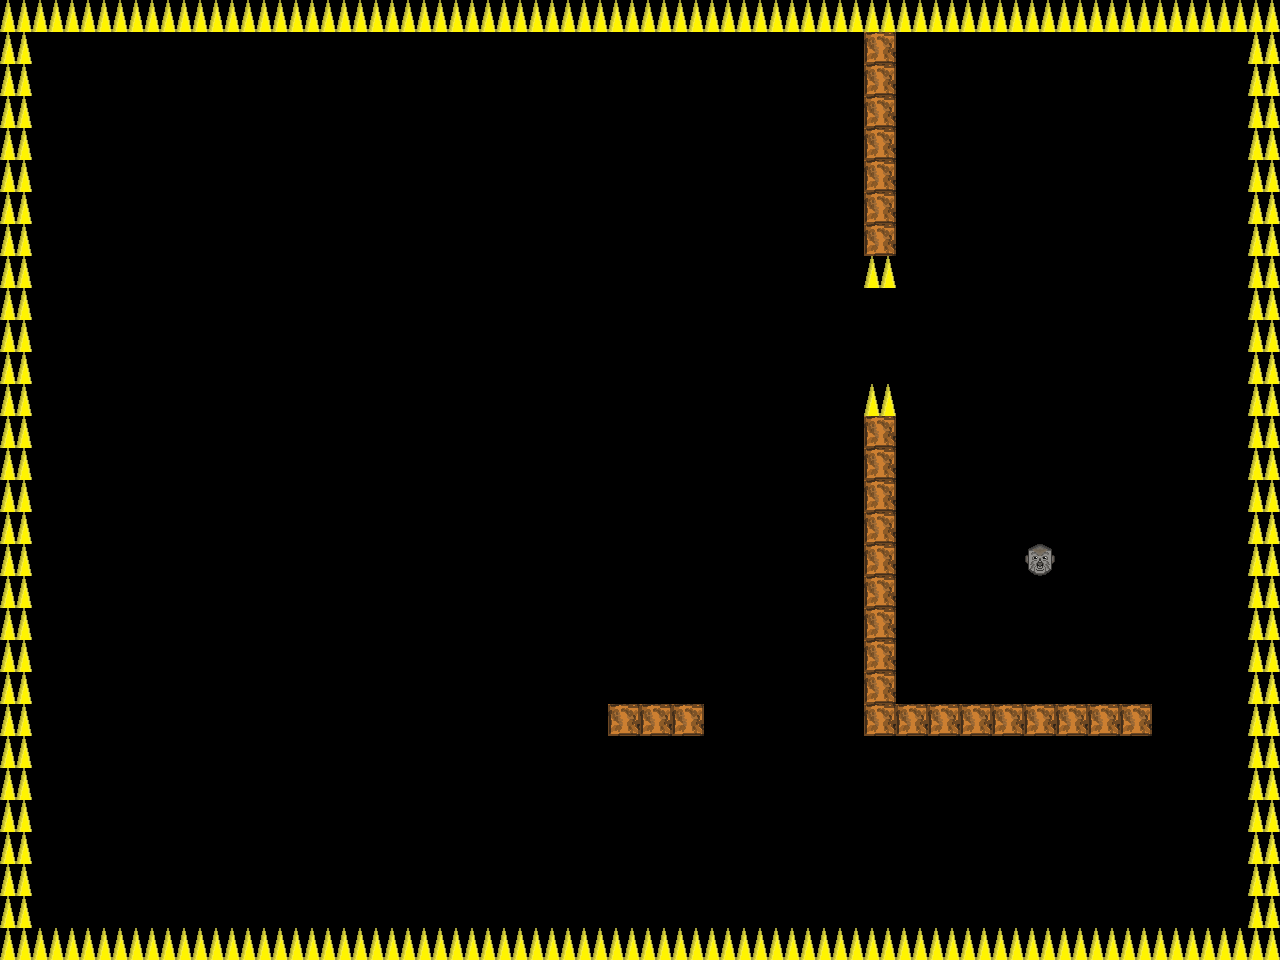

Tiled map render using the project's own tile images. Description and the map definition, with tile-layer contents summarised, below:
An orthogonal 40x30 tile map with 32x32 px tiles, 1 tile layer (Warstwa Kafelków 1).

<map version="1.2" tiledversion="1.3.4" orientation="orthogonal" renderorder="left-up" width="40" height="30" tilewidth="32" tileheight="32" infinite="0" nextlayerid="2" nextobjectid="1">
 <tileset firstgid="1" name="sheep3" tilewidth="32" tileheight="32" tilecount="4" columns="2">
  <image source="../sheep3.bmp" trans="000000" width="64" height="64" />
 </tileset>
 <layer id="1" name="Warstwa Kafelków 1" width="40" height="30">
  <data>[1200 cells, 167 non-empty, 3 distinct tile ids]</data>
 </layer>
</map>
